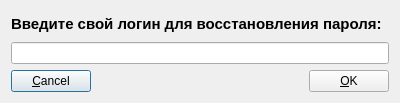
<?xml version="1.0" encoding="UTF-8"?>
<ui version="4.0">
 <class>BeforeRescuePasswordDialog</class>
 <widget class="QDialog" name="BeforeRescuePasswordDialog">
  <property name="geometry">
   <rect>
    <x>0</x>
    <y>0</y>
    <width>400</width>
    <height>103</height>
   </rect>
  </property>
  <property name="windowTitle">
   <string>Восстановление пароля - MoneyManagement</string>
  </property>
  <property name="windowIcon">
   <iconset resource="resources.qrc">
    <normaloff>:/money_management.ico</normaloff>:/money_management.ico</iconset>
  </property>
  <layout class="QVBoxLayout" name="verticalLayout">
   <item>
    <widget class="QLabel" name="lbLogin">
     <property name="font">
      <font>
       <pointsize>11</pointsize>
       <weight>75</weight>
       <bold>true</bold>
      </font>
     </property>
     <property name="text">
      <string>Введите свой логин для восстановления пароля:</string>
     </property>
    </widget>
   </item>
   <item>
    <widget class="QLineEdit" name="leLogin"/>
   </item>
   <item>
    <layout class="QHBoxLayout" name="horizontalLayout">
     <item>
      <widget class="QPushButton" name="btnCancel">
       <property name="text">
        <string>&amp;Cancel</string>
       </property>
      </widget>
     </item>
     <item>
      <spacer name="horizontalSpacer">
       <property name="orientation">
        <enum>Qt::Horizontal</enum>
       </property>
       <property name="sizeHint" stdset="0">
        <size>
         <width>40</width>
         <height>20</height>
        </size>
       </property>
      </spacer>
     </item>
     <item>
      <widget class="QPushButton" name="btnOk">
       <property name="text">
        <string>&amp;OK</string>
       </property>
      </widget>
     </item>
    </layout>
   </item>
  </layout>
 </widget>
 <resources>
  <include location="resources.qrc"/>
 </resources>
 <connections>
  <connection>
   <sender>btnCancel</sender>
   <signal>clicked()</signal>
   <receiver>BeforeRescuePasswordDialog</receiver>
   <slot>reject()</slot>
   <hints>
    <hint type="sourcelabel">
     <x>79</x>
     <y>193</y>
    </hint>
    <hint type="destinationlabel">
     <x>286</x>
     <y>274</y>
    </hint>
   </hints>
  </connection>
 </connections>
</ui>
